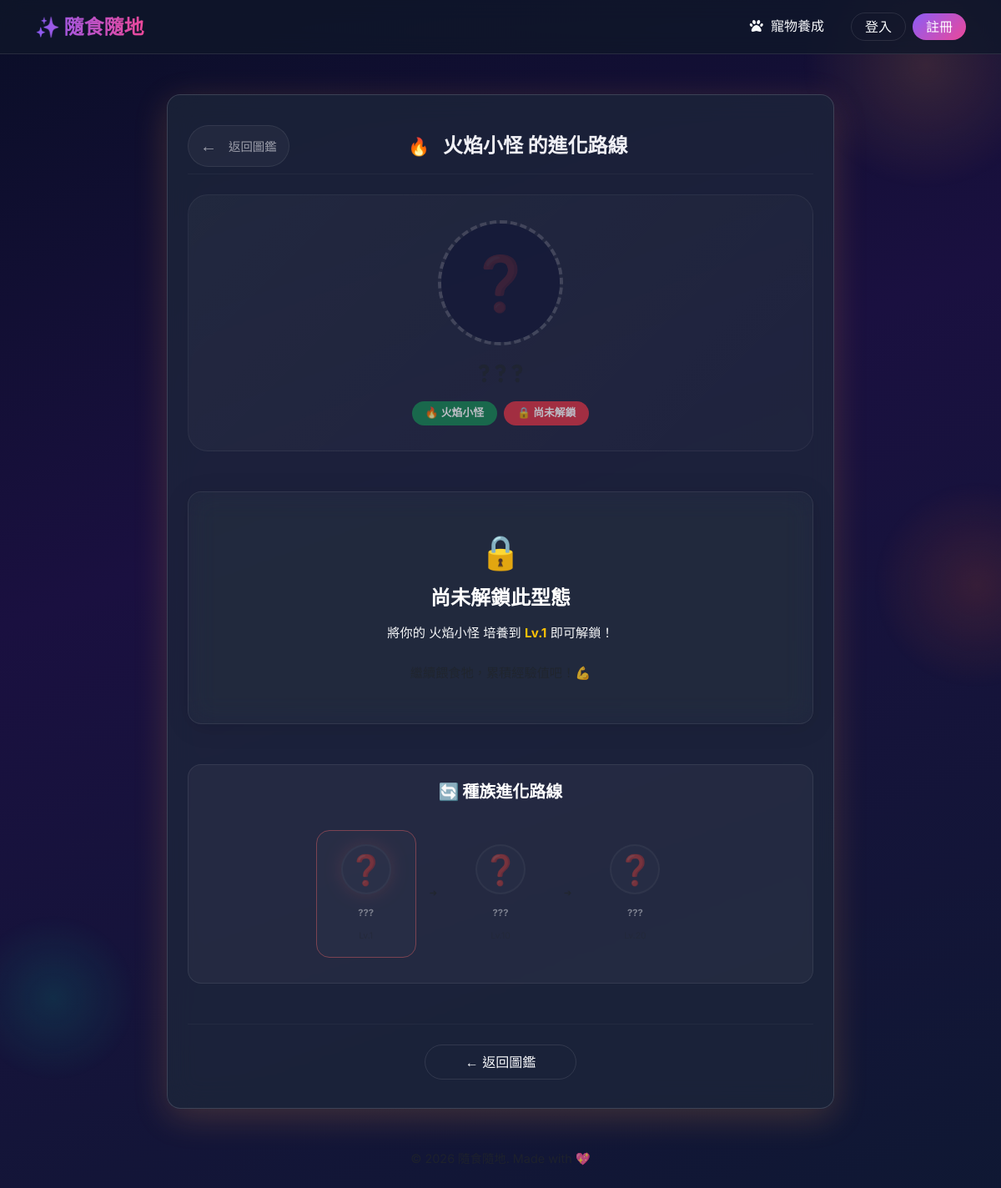
The app's page /collection/1 with its own data.
### tables this page shows
CREATE TABLE pet_species (
    id                INTEGER PRIMARY KEY AUTOINCREMENT,
    name              TEXT NOT NULL,
    element           TEXT,
    emoji             TEXT,
    description       TEXT,
    color_primary     TEXT,
    color_secondary   TEXT
);

CREATE TABLE pet_stages (
    id               INTEGER PRIMARY KEY AUTOINCREMENT,
    species_id       INTEGER NOT NULL,
    stage_order      INTEGER,
    name             TEXT NOT NULL,
    level_required   INTEGER,
    image_path       TEXT,
    emoji            TEXT,
    description      TEXT,
    FOREIGN KEY (species_id) REFERENCES pet_species(id) ON DELETE CASCADE
);

### app/routes/collection_routes.py (the view)
@collection_bp.route('/collection/<int:stage_id>')
def collection_detail(stage_id):
    user_id = DEV_USER_ID
    stage = collection_model.get_stage_by_id(stage_id)
    if not stage:
        return render_template('collection/index.html'), 404
    is_unlocked = collection_model.is_stage_unlocked(user_id, stage_id)
    all_stages_of_species = collection_model.get_stages_by_species(stage['species_id'])
    unlocked_ids = collection_model.get_user_collection(user_id)
    pet = pet_model.get_pet_by_user(user_id)
    return render_template(
        'collection/detail.html',
        stage=stage,
        is_unlocked=is_unlocked,
        all_stages_of_species=all_stages_of_species,
        unlocked_ids=unlocked_ids,
        pet=pet
    )

### app/database.py (called while the page is built)
def get_db():
    if 'db' not in g:
        db_file = current_app.config.get('DATABASE', DB_PATH)
        g.db = sqlite3.connect(db_file)
        g.db.row_factory = sqlite3.Row
        g.db.execute("PRAGMA foreign_keys = ON")
    return g.db

### app/models/collection.py (called while the page is built)
def get_stages_by_species(species_id):
    db = get_db()
    return db.execute('''
        SELECT pst.*,
               ps.name AS species_name, ps.element, ps.emoji AS species_emoji,
               ps.color_primary, ps.color_secondary
        FROM pet_stages pst
        JOIN pet_species ps ON pst.species_id = ps.id
        WHERE pst.species_id = ?
        ORDER BY pst.stage_order
    ''', (species_id,)).fetchall()

def get_stage_by_id(stage_id):
    db = get_db()
    return db.execute('''
        SELECT pst.*,
               ps.name AS species_name, ps.element, ps.emoji AS species_emoji,
               ps.color_primary, ps.color_secondary, ps.description AS species_description
        FROM pet_stages pst
        JOIN pet_species ps ON pst.species_id = ps.id
        WHERE pst.id = ?
    ''', (stage_id,)).fetchone()

def get_user_collection(user_id):
    db = get_db()
    rows = db.execute('''
        SELECT pet_stage_id FROM user_collection WHERE user_id = ?
    ''', (user_id,)).fetchall()
    return set(row['pet_stage_id'] for row in rows)

def is_stage_unlocked(user_id, stage_id):
    db = get_db()
    row = db.execute('''
        SELECT 1 FROM user_collection
        WHERE user_id = ? AND pet_stage_id = ?
    ''', (user_id, stage_id)).fetchone()
    return row is not None

### app/models/pet.py (called while the page is built)
def map_pet_row(row):
    if not row:
        return None
    d = dict(row)
    d['name'] = d.get('pet_name')
    d['level'] = d.get('current_level', 1)
    d['exp'] = d.get('current_exp', 0)
    d['hunger'] = d.get('hunger', 50)
    from config import EXP_PER_LEVEL_MULTIPLIER
    level = d['level']
    exp_to_next = level * EXP_PER_LEVEL_MULTIPLIER
    remaining = d['exp']
    current_l = 1
    while remaining >= (current_l * EXP_PER_LEVEL_MULTIPLIER):
        remaining -= (current_l * EXP_PER_LEVEL_MULTIPLIER)
        current_l += 1
    d['exp_to_next_level'] = exp_to_next
    d['exp_remaining'] = remaining
    d['exp_progress'] = round(remaining / exp_to_next * 100, 1) if exp_to_next > 0 else 100
    return d

### app/templates/collection/detail.html (shortened to what this page needs)
{% extends "base.html" %}
{% block styles %}
<link rel="stylesheet" href="{{ url_for('static', filename='css/collection.css') }}">
{% endblock %}
{% block content %}
<div class="bg-particles" aria-hidden="true">
    <div class="particle particle-1"></div>
    <div class="particle particle-2"></div>
    <div class="particle particle-3"></div>
</div>
<div class="detail-container mt-4 p-4 glass-card rounded-4 mx-auto"
     style="--card-primary: {{ stage.color_primary }}; --card-secondary: {{ stage.color_secondary }};
            border: 1px solid rgba(255, 255, 255, 0.15) !important;
            max-width: 800px;
            box-shadow: 0 10px 40px rgba({{ 139 if not stage else (238 if stage.element == 'fire' else (0 if stage.element == 'nature' else 255)) }},
                                         {{ 92 if not stage else (90 if stage.element == 'fire' else (184 if stage.element == 'nature' else 159)) }},
                                         {{ 246 if not stage else (36 if stage.element == 'fire' else (148 if stage.element == 'nature' else 67)) }}, 0.2) !important;">
    <nav class="collection-nav d-flex align-items-center mb-4 pb-2 border-bottom border-secondary border-opacity-10">
        <a href="{{ url_for('collection.collection_index') }}" class="nav-back text-decoration-none d-flex align-items-center" id="detail-back-btn">
            <span class="nav-back-icon fs-5 me-2">←</span>
            <span>返回圖鑑</span>
        </a>
        <div class="nav-title ms-auto fs-4 fw-bold">
            <span class="nav-icon me-2">{{ stage.species_emoji }}</span>
            {{ stage.species_name }} 的進化路線
        </div>
    </nav>
    {% if is_unlocked %}
    <section class="detail-hero text-center mb-5" id="detail-hero">
        <div class="hero-glow mb-4"></div>
        <div class="hero-pet-visual d-flex align-items-center justify-content-center mx-auto mb-3"
             style="width: 150px; height: 150px; border-radius: 50%;
                    border: 4px solid {{ stage.color_primary }};
                    background: linear-gradient(135deg, {{ stage.color_secondary }}, rgba(255,255,255,0.1));">
            <div class="hero-avatar">
                <span class="hero-emoji" style="font-size: 5rem; filter: drop-shadow(0 5px 8px rgba(0,0,0,0.3));">{{ stage.emoji }}</span>
            </div>
        </div>
        <h1 class="hero-name display-5 fw-bold text-white mb-3">{{ stage.name }}</h1>
        <div class="hero-badges d-flex justify-content-center gap-2">
            <span class="badge bg-success rounded-pill px-3 py-2 fs-7">{{ stage.species_emoji }} {{ stage.species_name }}</span>
            <span class="badge bg-secondary rounded-pill px-3 py-2 fs-7">階段 {{ stage.stage_order }}</span>
            <span class="badge bg-primary rounded-pill px-3 py-2 fs-7">Lv.{{ stage.level_required }}+ 解鎖</span>
        </div>
    </section>
    <section class="detail-description glass-card p-4 rounded-4 mb-5" id="detail-description"
             style="background: rgba(255,255,255,0.02) !important; border-color: rgba(255,255,255,0.08) !important;">
        <h2 class="section-subtitle fs-5 fw-bold text-white mb-3">📜 圖鑑描述</h2>
        <p class="description-text fs-6 text-light mb-0" style="line-height: 1.8;">{{ stage.description }}</p>
    </section>
    <section class="evolution-path mb-5" id="evolution-path">
        <h2 class="section-subtitle fs-5 fw-bold text-white mb-4 text-center">🔄 種族進化路線</h2>
        <div class="path-container d-flex flex-wrap justify-content-center align-items-center gap-3">
            {% for s in all_stages_of_species %}
            {% set s_unlocked = s.id in unlocked_ids %}
            <div class="path-node d-flex flex-column align-items-center p-3 rounded-4 {{ 'active' if s_unlocked else 'inactive' }} {{ 'current' if s.id == stage.id else '' }}"
                 style="width: 120px; transition: all 0.3s ease;
                        background: {{ 'rgba(255,255,255,0.05)' if s.id == stage.id else 'transparent' }};
                        border: 1px solid {{ stage.color_primary if s.id == stage.id else 'transparent' }};">
                <div class="path-node-circle d-flex align-items-center justify-content-center rounded-circle mb-2"
                     style="width: 60px; height: 60px; background: rgba(255,255,255,0.04);
                            border: 2px solid {{ s.color_primary if s_unlocked else 'rgba(255,255,255,0.1)' }};">
                    <span class="path-emoji" style="font-size: 2.2rem;">{{ s.emoji if s_unlocked else '❓' }}</span>
                </div>
                <span class="path-node-name fw-bold text-white fs-7 text-center mb-1">{{ s.name if s_unlocked else '???' }}</span>
                <span class="path-node-level text-muted fs-8">Lv.{{ s.level_required }}</span>
            </div>
            {% if not loop.last %}
            <div class="path-connector d-flex align-items-center justify-content-center text-muted fs-4">
                <span class="connector-arrow">➔</span>
            </div>
            {% endif %}
            {% endfor %}
        </div>
    </section>
    {% else %}
    <section class="detail-hero locked-hero text-center mb-5" id="detail-hero-locked">
        <div class="hero-pet-visual d-flex align-items-center justify-content-center mx-auto mb-3"
             style="width: 150px; height: 150px; border-radius: 50%;
                    border: 4px dashed rgba(255,255,255,0.2);
                    background: rgba(255,255,255,0.02);">
            <div class="hero-avatar">
                <span class="hero-emoji text-muted" style="font-size: 4rem; opacity: 0.3;">❓</span>
            </div>
        </div>
        <h1 class="hero-name display-5 fw-bold text-muted mb-3">? ? ?</h1>
        <div class="hero-badges d-flex justify-content-center gap-2">
            <span class="badge bg-success rounded-pill px-3 py-2 fs-7">{{ stage.species_emoji }} {{ stage.species_name }}</span>
            <span class="badge bg-danger rounded-pill px-3 py-2 fs-7">🔒 尚未解鎖</span>
        </div>
    </section>
    <section class="locked-info text-center glass-card p-5 rounded-4 mb-5" id="locked-info"
             style="background: rgba(255,255,255,0.02) !important; border-color: rgba(255,255,255,0.08) !important;">
        <div class="locked-message">
            <span class="locked-message-icon d-block display-4 mb-3 text-warning">🔒</span>
            <h2 class="fs-4 text-white fw-bold mb-3">尚未解鎖此型態</h2>
            <p class="text-light mb-4">將你的 {{ stage.species_name }} 培養到 <strong class="text-warning">Lv.{{ stage.level_required }}</strong> 即可解鎖！</p>
            <p class="locked-encourage text-muted fs-7 mb-0">繼續餵食牠，累積經驗值吧！💪</p>
        </div>
    </section>
    <section class="evolution-path mb-5" id="evolution-path-locked">
        <h2 class="section-subtitle fs-5 fw-bold text-white mb-4 text-center">🔄 種族進化路線</h2>
        <div class="path-container d-flex flex-wrap justify-content-center align-items-center gap-3">
            {% for s in all_stages_of_species %}
            {% set s_unlocked = s.id in unlocked_ids %}
            <div class="path-node d-flex flex-column align-items-center p-3 rounded-4 {{ 'active' if s_unlocked else 'inactive' }} {{ 'current' if s.id == stage.id else '' }}"
                 style="width: 120px; transition: all 0.3s ease;
                        background: {{ 'rgba(255,255,255,0.05)' if s.id == stage.id else 'transparent' }};
                        border: 1px solid {{ stage.color_primary if s.id == stage.id else 'transparent' }};">
                <div class="path-node-circle d-flex align-items-center justify-content-center rounded-circle mb-2"
                     style="width: 60px; height: 60px; background: rgba(255,255,255,0.04);
                            border: 2px solid {{ s.color_primary if s_unlocked else 'rgba(255,255,255,0.1)' }};">
                    <span class="path-emoji" style="font-size: 2.2rem;">{{ s.emoji if s_unlocked else '❓' }}</span>
                </div>
                <span class="path-node-name fw-bold text-white fs-7 text-center mb-1">{{ s.name if s_unlocked else '???' }}</span>
                <span class="path-node-level text-muted fs-8">Lv.{{ s.level_required }}</span>
            </div>
            {% if not loop.last %}
            <div class="path-connector d-flex align-items-center justify-content-center text-muted fs-4">
                <span class="connector-arrow">➔</span>
            </div>
            {% endif %}
            {% endfor %}
        </div>
    </section>
    {% endif %}
    <div class="detail-actions text-center border-top border-secondary border-opacity-10 pt-4">
        <a href="{{ url_for('collection.collection_index') }}" class="btn btn-outline-light rounded-pill px-5 py-2 fs-6" id="btn-back-to-collection">
            ← 返回圖鑑
        </a>
    </div>
</div>
{% endblock %}

### app/templates/base.html (style rules this page uses)
:root { --primary-glow: #8B5CF6; --secondary-glow: #EC4899; --bg-color: #0F172A; --glass-bg: rgba(30, 41, 59, 0.7); --glass-border: rgba(255, 255, 255, 0.1); --text-main: #F8FAFC; --text-muted: #94A3B8; }
body { font-family: 'Inter', 'Noto Sans TC', sans-serif; background-color: var(--bg-color); color: var(--text-main); min-height: 100vh; background-image: radial-gradient(circle at 15% 50%, rgba(139, 92, 246, 0.15), transparent 25%), radial-gradient(circle at 85% 30%, rgba(236, 72, 153, 0.15), transparent 25%); background-attachment: fixed; }
h1, h2, h3, .navbar-brand { font-family: 'Outfit', 'Noto Sans TC', sans-serif; font-weight: 600; }
.glass-card { background: var(--glass-bg); backdrop-filter: blur(16px); -webkit-backdrop-filter: blur(16px); border: 1px solid var(--glass-border); border-radius: 1rem; padding: 2rem; box-shadow: 0 4px 30px rgba(0, 0, 0, 0.1); transition: transform 0.3s ease, box-shadow 0.3s ease; }
.btn-outline-light { border-color: var(--glass-border); color: var(--text-main); }

### app/templates/collection/detail.html (style rules this page uses)
.bg-particles { position: fixed; top: 0; left: 0; width: 100%; height: 100%; pointer-events: none; z-index: -1; overflow: hidden; }

### records on screen
pet_species: species_emoji "🔥", species_name "火焰小怪"
pet_stages: level_required "1", emoji "❓", name "???"
pet_stages: emoji "❓", name "???"
pet_stages: emoji "❓", name "???"
